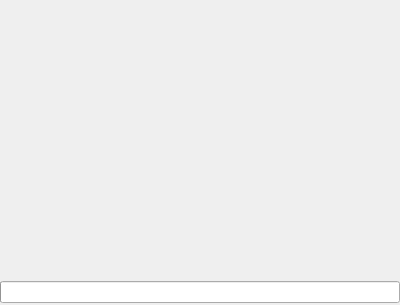
<?xml version="1.0" encoding="UTF-8"?>
<ui version="4.0">
 <class>FrmAppWelcome</class>
 <widget class="QWidget" name="FrmAppWelcome">
  <property name="geometry">
   <rect>
    <x>0</x>
    <y>0</y>
    <width>400</width>
    <height>305</height>
   </rect>
  </property>
  <property name="windowTitle">
   <string>参数设置</string>
  </property>
  <layout class="QVBoxLayout" name="verticalLayout">
   <property name="spacing">
    <number>1</number>
   </property>
   <property name="leftMargin">
    <number>0</number>
   </property>
   <property name="topMargin">
    <number>0</number>
   </property>
   <property name="rightMargin">
    <number>0</number>
   </property>
   <property name="bottomMargin">
    <number>0</number>
   </property>
   <item>
    <widget class="XMatLabel" name="lbMovie">
     <property name="minimumSize">
      <size>
       <width>0</width>
       <height>280</height>
      </size>
     </property>
     <property name="maximumSize">
      <size>
       <width>16777215</width>
       <height>280</height>
      </size>
     </property>
     <property name="text">
      <string/>
     </property>
    </widget>
   </item>
   <item>
    <layout class="QHBoxLayout" name="horizontalLayout">
     <property name="spacing">
      <number>0</number>
     </property>
     <item>
      <widget class="XMatProgress" name="proLoading"/>
     </item>
    </layout>
   </item>
  </layout>
 </widget>
 <customwidgets>
  <customwidget>
   <class>XMatLabel</class>
   <extends>QLabel</extends>
   <header>XMatLabel.h</header>
  </customwidget>
  <customwidget>
   <class>XMatProgress</class>
   <extends>QProgressBar</extends>
   <header>XMatProgress.h</header>
  </customwidget>
 </customwidgets>
 <resources/>
 <connections/>
</ui>
